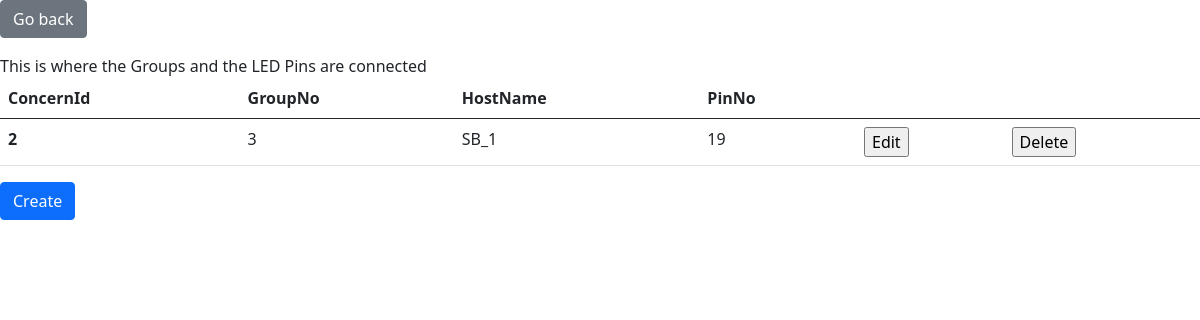
/concern.php?GroupNo=3 (signed in), run on an earlier commit of the app's database.
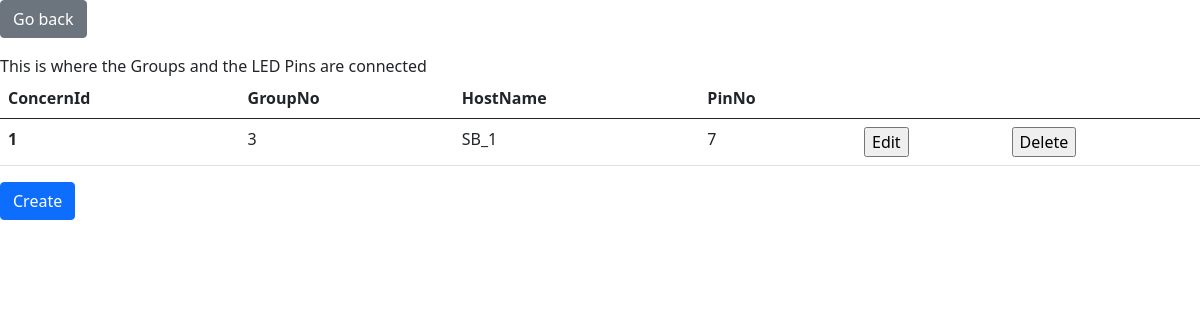
And on a later commit of the database.
### tables this page shows
CREATE TABLE `concern`(
  `ConcernId` int NOT NULL AUTO_INCREMENT,
  `GroupNo` int(11) DEFAULT NULL,
  `HostName` VARCHAR(16) DEFAULT NULL,
  `PinNo` int DEFAULT NULL,
  PRIMARY KEY (`ConcernId`),
  KEY `HostName`(`HostName`),
  KEY `PinNo`(`PinNo`),
  CONSTRAINT `concern_ibfk_1` FOREIGN KEY (`GroupNo`) REFERENCES `groups` (`GroupNo`) ON UPDATE CASCADE ON DELETE CASCADE,
  CONSTRAINT `concern_ibfk_2` FOREIGN KEY (`HostName`) REFERENCES `smartboxes` (`HostName`) ON UPDATE CASCADE ON DELETE CASCADE,
  CONSTRAINT `concern_ibfk_3` FOREIGN KEY (`PinNo`) REFERENCES `pins` (`PinNo`)ON UPDATE CASCADE ON DELETE CASCADE
);

### concern.php (the view, shortened to what this page needs)
<?php
    include_once "htmlHead.php";
    include_once "databaseConnect.php";
?>
    <body>
        <div class="">
            <form action="" method="post">
                <input type="submit" class="btn btn-secondary mb-3" value="Go back">
            </form>
        </div>
        <div>This is where the Groups and the LED Pins are connected</div>
        <?php
            $sqlSelect  = $connection->prepare("SELECT * from concern where GroupNo=?");
            $sqlSelect->bind_param("i", $_GET["GroupNo"]);
            $sqlSelect->execute();
            $result = $sqlSelect->get_result();
            if ($result) {
                ?>
                <table class="table">
                    <thead>
                        <tr>
                            <th scope="col">ConcernId</th>
                            <th scope="col">GroupNo</th>
                            <th scope="col">HostName</th>
                            <th scope="col">PinNo</th>
                            <th scope="col"></th>
                            <th scope="col"></th>
                        </tr>
                    </thead>
                    <tbody>
                        <?php
                        while ($row = $result->fetch_assoc()) {?>
                            <tr>
                                <th scope="row"><?= $row["ConcernId"] ?></th>
                                <td><?= $row["GroupNo"] ?></td>
                                <td><?= $row["HostName"] ?></td>
                                <td><?= $row["PinNo"] ?></td>
                                    <td>
                                        <form method="POST">
                                            <input type="submit" value="Edit">
                                        </form>
                                    </td>
                                    <td>
                                        <form method="POST">
                                            <input type="submit" value="Delete">
                                        </form>
                                    </td>
                            </tr>
                        <?php }?>
                    </tbody>
                </table>
<?php
            }  else {
                print "Something went wrong selecting data";
            }
        ?>
    <form action="" method="post">
        <input type="submit" class="btn btn-primary" value="Create">
    </form>
    </body>
</html>

What changed in the data, as far as the page shows it:
no longer on this page (row edited): concern: ConcernId "2", GroupNo "3", HostName "SB_1", PinNo "19"
now on this page (row edited): concern: ConcernId "1", GroupNo "3", HostName "SB_1", PinNo "7"
